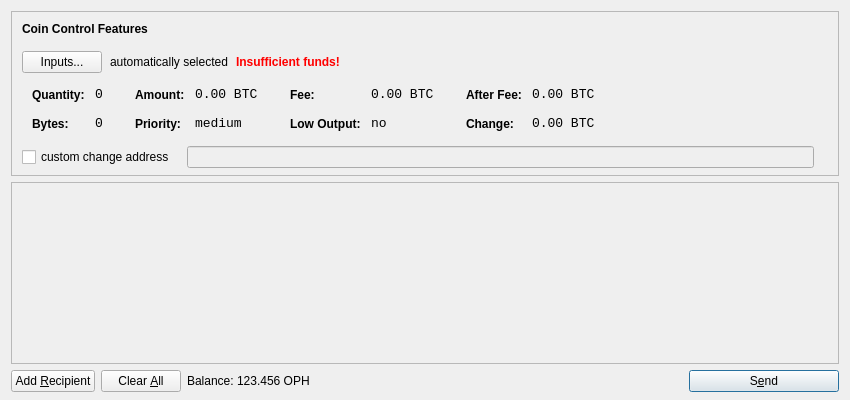
<?xml version="1.0" encoding="UTF-8"?>
<ui version="4.0">
 <class>SendCoinsDialog</class>
 <widget class="QDialog" name="SendCoinsDialog">
  <property name="geometry">
   <rect>
    <x>0</x>
    <y>0</y>
    <width>850</width>
    <height>400</height>
   </rect>
  </property>
  <property name="windowTitle">
   <string>Send Coins</string>
  </property>
  <layout class="QVBoxLayout" name="verticalLayout" stretch="0,1,0">
   <property name="bottomMargin">
    <number>8</number>
   </property>
   <item>
    <widget class="QFrame" name="frameCoinControl">
     <property name="sizePolicy">
      <sizepolicy hsizetype="Expanding" vsizetype="Expanding">
       <horstretch>0</horstretch>
       <verstretch>0</verstretch>
      </sizepolicy>
     </property>
     <property name="maximumSize">
      <size>
       <width>16777215</width>
       <height>16777215</height>
      </size>
     </property>
     <property name="frameShape">
      <enum>QFrame::StyledPanel</enum>
     </property>
     <property name="frameShadow">
      <enum>QFrame::Sunken</enum>
     </property>
     <layout class="QVBoxLayout" name="verticalLayoutCoinControl2">
      <property name="spacing">
       <number>-1</number>
      </property>
      <property name="leftMargin">
       <number>0</number>
      </property>
      <property name="topMargin">
       <number>0</number>
      </property>
      <property name="rightMargin">
       <number>0</number>
      </property>
      <property name="bottomMargin">
       <number>6</number>
      </property>
      <item>
       <layout class="QVBoxLayout" name="verticalLayoutCoinControl" stretch="0,0,0,0,1">
        <property name="spacing">
         <number>0</number>
        </property>
        <property name="leftMargin">
         <number>10</number>
        </property>
        <property name="topMargin">
         <number>10</number>
        </property>
        <item>
         <layout class="QHBoxLayout" name="horizontalLayoutCoinControl1">
          <property name="bottomMargin">
           <number>15</number>
          </property>
          <item>
           <widget class="QLabel" name="labelCoinControlFeatures">
            <property name="sizePolicy">
             <sizepolicy hsizetype="Preferred" vsizetype="Maximum">
              <horstretch>0</horstretch>
              <verstretch>0</verstretch>
             </sizepolicy>
            </property>
            <property name="font">
             <font>
              <weight>75</weight>
              <bold>true</bold>
             </font>
            </property>
            <property name="styleSheet">
             <string notr="true">font-weight:bold;</string>
            </property>
            <property name="text">
             <string>Coin Control Features</string>
            </property>
           </widget>
          </item>
         </layout>
        </item>
        <item>
         <layout class="QHBoxLayout" name="horizontalLayoutCoinControl2" stretch="0,0,0,0">
          <property name="spacing">
           <number>8</number>
          </property>
          <property name="bottomMargin">
           <number>10</number>
          </property>
          <item>
           <widget class="QPushButton" name="pushButtonCoinControl">
            <property name="styleSheet">
             <string notr="true"/>
            </property>
            <property name="text">
             <string>Inputs...</string>
            </property>
           </widget>
          </item>
          <item>
           <widget class="QLabel" name="labelCoinControlAutomaticallySelected">
            <property name="text">
             <string>automatically selected</string>
            </property>
            <property name="margin">
             <number>5</number>
            </property>
           </widget>
          </item>
          <item>
           <widget class="QLabel" name="labelCoinControlInsuffFunds">
            <property name="font">
             <font>
              <weight>75</weight>
              <bold>true</bold>
             </font>
            </property>
            <property name="styleSheet">
             <string notr="true">color:red;font-weight:bold;</string>
            </property>
            <property name="text">
             <string>Insufficient funds!</string>
            </property>
            <property name="margin">
             <number>5</number>
            </property>
           </widget>
          </item>
          <item>
           <spacer name="horizontalSpacerCoinControl">
            <property name="orientation">
             <enum>Qt::Horizontal</enum>
            </property>
            <property name="sizeHint" stdset="0">
             <size>
              <width>40</width>
              <height>1</height>
             </size>
            </property>
           </spacer>
          </item>
         </layout>
        </item>
        <item>
         <widget class="QWidget" name="widgetCoinControl" native="true">
          <property name="sizePolicy">
           <sizepolicy hsizetype="Preferred" vsizetype="Preferred">
            <horstretch>0</horstretch>
            <verstretch>0</verstretch>
           </sizepolicy>
          </property>
          <property name="minimumSize">
           <size>
            <width>0</width>
            <height>0</height>
           </size>
          </property>
          <property name="styleSheet">
           <string notr="true"/>
          </property>
          <layout class="QHBoxLayout" name="horizontalLayoutCoinControl5">
           <property name="margin">
            <number>0</number>
           </property>
           <item>
            <layout class="QHBoxLayout" name="horizontalLayoutCoinControl3" stretch="0,0,0,1">
             <property name="spacing">
              <number>20</number>
             </property>
             <property name="topMargin">
              <number>0</number>
             </property>
             <property name="bottomMargin">
              <number>10</number>
             </property>
             <item>
              <layout class="QFormLayout" name="formLayoutCoinControl1">
               <property name="horizontalSpacing">
                <number>10</number>
               </property>
               <property name="verticalSpacing">
                <number>14</number>
               </property>
               <property name="leftMargin">
                <number>10</number>
               </property>
               <property name="topMargin">
                <number>4</number>
               </property>
               <property name="rightMargin">
                <number>6</number>
               </property>
               <item row="0" column="0">
                <widget class="QLabel" name="labelCoinControlQuantityText">
                 <property name="styleSheet">
                  <string notr="true">font-weight:bold;</string>
                 </property>
                 <property name="text">
                  <string>Quantity:</string>
                 </property>
                 <property name="margin">
                  <number>0</number>
                 </property>
                </widget>
               </item>
               <item row="0" column="1">
                <widget class="QLabel" name="labelCoinControlQuantity">
                 <property name="font">
                  <font>
                   <family>Monospace</family>
                   <pointsize>10</pointsize>
                  </font>
                 </property>
                 <property name="cursor">
                  <cursorShape>IBeamCursor</cursorShape>
                 </property>
                 <property name="contextMenuPolicy">
                  <enum>Qt::ActionsContextMenu</enum>
                 </property>
                 <property name="text">
                  <string notr="true">0</string>
                 </property>
                 <property name="margin">
                  <number>0</number>
                 </property>
                 <property name="textInteractionFlags">
                  <set>Qt::LinksAccessibleByMouse|Qt::TextSelectableByKeyboard|Qt::TextSelectableByMouse</set>
                 </property>
                </widget>
               </item>
               <item row="1" column="0">
                <widget class="QLabel" name="labelCoinControlBytesText">
                 <property name="styleSheet">
                  <string notr="true">font-weight:bold;</string>
                 </property>
                 <property name="text">
                  <string>Bytes:</string>
                 </property>
                </widget>
               </item>
               <item row="1" column="1">
                <widget class="QLabel" name="labelCoinControlBytes">
                 <property name="font">
                  <font>
                   <family>Monospace</family>
                   <pointsize>10</pointsize>
                  </font>
                 </property>
                 <property name="cursor">
                  <cursorShape>IBeamCursor</cursorShape>
                 </property>
                 <property name="contextMenuPolicy">
                  <enum>Qt::ActionsContextMenu</enum>
                 </property>
                 <property name="text">
                  <string notr="true">0</string>
                 </property>
                 <property name="textInteractionFlags">
                  <set>Qt::LinksAccessibleByMouse|Qt::TextSelectableByKeyboard|Qt::TextSelectableByMouse</set>
                 </property>
                </widget>
               </item>
              </layout>
             </item>
             <item>
              <layout class="QFormLayout" name="formLayoutCoinControl2">
               <property name="horizontalSpacing">
                <number>10</number>
               </property>
               <property name="verticalSpacing">
                <number>14</number>
               </property>
               <property name="leftMargin">
                <number>6</number>
               </property>
               <property name="topMargin">
                <number>4</number>
               </property>
               <property name="rightMargin">
                <number>6</number>
               </property>
               <item row="0" column="0">
                <widget class="QLabel" name="labelCoinControlAmountText">
                 <property name="styleSheet">
                  <string notr="true">font-weight:bold;</string>
                 </property>
                 <property name="text">
                  <string>Amount:</string>
                 </property>
                 <property name="margin">
                  <number>0</number>
                 </property>
                </widget>
               </item>
               <item row="0" column="1">
                <widget class="QLabel" name="labelCoinControlAmount">
                 <property name="font">
                  <font>
                   <family>Monospace</family>
                   <pointsize>10</pointsize>
                  </font>
                 </property>
                 <property name="cursor">
                  <cursorShape>IBeamCursor</cursorShape>
                 </property>
                 <property name="contextMenuPolicy">
                  <enum>Qt::ActionsContextMenu</enum>
                 </property>
                 <property name="text">
                  <string notr="true">0.00 BTC</string>
                 </property>
                 <property name="textInteractionFlags">
                  <set>Qt::LinksAccessibleByMouse|Qt::TextSelectableByKeyboard|Qt::TextSelectableByMouse</set>
                 </property>
                </widget>
               </item>
               <item row="1" column="0">
                <widget class="QLabel" name="labelCoinControlPriorityText">
                 <property name="styleSheet">
                  <string notr="true">font-weight:bold;</string>
                 </property>
                 <property name="text">
                  <string>Priority:</string>
                 </property>
                </widget>
               </item>
               <item row="1" column="1">
                <widget class="QLabel" name="labelCoinControlPriority">
                 <property name="font">
                  <font>
                   <family>Monospace</family>
                   <pointsize>10</pointsize>
                  </font>
                 </property>
                 <property name="cursor">
                  <cursorShape>IBeamCursor</cursorShape>
                 </property>
                 <property name="contextMenuPolicy">
                  <enum>Qt::ActionsContextMenu</enum>
                 </property>
                 <property name="text">
                  <string>medium</string>
                 </property>
                 <property name="textInteractionFlags">
                  <set>Qt::LinksAccessibleByMouse|Qt::TextSelectableByKeyboard|Qt::TextSelectableByMouse</set>
                 </property>
                </widget>
               </item>
              </layout>
             </item>
             <item>
              <layout class="QFormLayout" name="formLayoutCoinControl3">
               <property name="horizontalSpacing">
                <number>10</number>
               </property>
               <property name="verticalSpacing">
                <number>14</number>
               </property>
               <property name="leftMargin">
                <number>6</number>
               </property>
               <property name="topMargin">
                <number>4</number>
               </property>
               <property name="rightMargin">
                <number>6</number>
               </property>
               <item row="0" column="0">
                <widget class="QLabel" name="labelCoinControlFeeText">
                 <property name="styleSheet">
                  <string notr="true">font-weight:bold;</string>
                 </property>
                 <property name="text">
                  <string>Fee:</string>
                 </property>
                 <property name="margin">
                  <number>0</number>
                 </property>
                </widget>
               </item>
               <item row="0" column="1">
                <widget class="QLabel" name="labelCoinControlFee">
                 <property name="font">
                  <font>
                   <family>Monospace</family>
                   <pointsize>10</pointsize>
                  </font>
                 </property>
                 <property name="cursor">
                  <cursorShape>IBeamCursor</cursorShape>
                 </property>
                 <property name="contextMenuPolicy">
                  <enum>Qt::ActionsContextMenu</enum>
                 </property>
                 <property name="text">
                  <string notr="true">0.00 BTC</string>
                 </property>
                 <property name="textInteractionFlags">
                  <set>Qt::LinksAccessibleByMouse|Qt::TextSelectableByKeyboard|Qt::TextSelectableByMouse</set>
                 </property>
                </widget>
               </item>
               <item row="1" column="0">
                <widget class="QLabel" name="labelCoinControlLowOutputText">
                 <property name="styleSheet">
                  <string notr="true">font-weight:bold;</string>
                 </property>
                 <property name="text">
                  <string>Low Output:</string>
                 </property>
                </widget>
               </item>
               <item row="1" column="1">
                <widget class="QLabel" name="labelCoinControlLowOutput">
                 <property name="font">
                  <font>
                   <family>Monospace</family>
                   <pointsize>10</pointsize>
                  </font>
                 </property>
                 <property name="cursor">
                  <cursorShape>IBeamCursor</cursorShape>
                 </property>
                 <property name="contextMenuPolicy">
                  <enum>Qt::ActionsContextMenu</enum>
                 </property>
                 <property name="text">
                  <string>no</string>
                 </property>
                 <property name="textInteractionFlags">
                  <set>Qt::LinksAccessibleByMouse|Qt::TextSelectableByKeyboard|Qt::TextSelectableByMouse</set>
                 </property>
                </widget>
               </item>
              </layout>
             </item>
             <item>
              <layout class="QFormLayout" name="formLayoutCoinControl4">
               <property name="horizontalSpacing">
                <number>10</number>
               </property>
               <property name="verticalSpacing">
                <number>14</number>
               </property>
               <property name="leftMargin">
                <number>6</number>
               </property>
               <property name="topMargin">
                <number>4</number>
               </property>
               <property name="rightMargin">
                <number>6</number>
               </property>
               <item row="0" column="0">
                <widget class="QLabel" name="labelCoinControlAfterFeeText">
                 <property name="styleSheet">
                  <string notr="true">font-weight:bold;</string>
                 </property>
                 <property name="text">
                  <string>After Fee:</string>
                 </property>
                 <property name="margin">
                  <number>0</number>
                 </property>
                </widget>
               </item>
               <item row="0" column="1">
                <widget class="QLabel" name="labelCoinControlAfterFee">
                 <property name="font">
                  <font>
                   <family>Monospace</family>
                   <pointsize>10</pointsize>
                  </font>
                 </property>
                 <property name="cursor">
                  <cursorShape>IBeamCursor</cursorShape>
                 </property>
                 <property name="contextMenuPolicy">
                  <enum>Qt::ActionsContextMenu</enum>
                 </property>
                 <property name="text">
                  <string notr="true">0.00 BTC</string>
                 </property>
                 <property name="textInteractionFlags">
                  <set>Qt::LinksAccessibleByMouse|Qt::TextSelectableByKeyboard|Qt::TextSelectableByMouse</set>
                 </property>
                </widget>
               </item>
               <item row="1" column="0">
                <widget class="QLabel" name="labelCoinControlChangeText">
                 <property name="styleSheet">
                  <string notr="true">font-weight:bold;</string>
                 </property>
                 <property name="text">
                  <string>Change:</string>
                 </property>
                </widget>
               </item>
               <item row="1" column="1">
                <widget class="QLabel" name="labelCoinControlChange">
                 <property name="font">
                  <font>
                   <family>Monospace</family>
                   <pointsize>10</pointsize>
                  </font>
                 </property>
                 <property name="cursor">
                  <cursorShape>IBeamCursor</cursorShape>
                 </property>
                 <property name="contextMenuPolicy">
                  <enum>Qt::ActionsContextMenu</enum>
                 </property>
                 <property name="text">
                  <string notr="true">0.00 BTC</string>
                 </property>
                 <property name="textInteractionFlags">
                  <set>Qt::LinksAccessibleByMouse|Qt::TextSelectableByKeyboard|Qt::TextSelectableByMouse</set>
                 </property>
                </widget>
               </item>
              </layout>
             </item>
            </layout>
           </item>
          </layout>
         </widget>
        </item>
        <item>
         <layout class="QHBoxLayout" name="horizontalLayoutCoinControl4" stretch="0,0,0">
          <property name="spacing">
           <number>12</number>
          </property>
          <property name="sizeConstraint">
           <enum>QLayout::SetDefaultConstraint</enum>
          </property>
          <property name="topMargin">
           <number>5</number>
          </property>
          <property name="rightMargin">
           <number>5</number>
          </property>
          <item>
           <widget class="QCheckBox" name="checkBoxCoinControlChange">
            <property name="text">
             <string>custom change address</string>
            </property>
           </widget>
          </item>
          <item>
           <widget class="QLineEdit" name="lineEditCoinControlChange">
            <property name="enabled">
             <bool>false</bool>
            </property>
            <property name="sizePolicy">
             <sizepolicy hsizetype="Expanding" vsizetype="Fixed">
              <horstretch>0</horstretch>
              <verstretch>0</verstretch>
             </sizepolicy>
            </property>
           </widget>
          </item>
          <item>
           <widget class="QLabel" name="labelCoinControlChangeLabel">
            <property name="sizePolicy">
             <sizepolicy hsizetype="Preferred" vsizetype="Expanding">
              <horstretch>0</horstretch>
              <verstretch>0</verstretch>
             </sizepolicy>
            </property>
            <property name="minimumSize">
             <size>
              <width>0</width>
              <height>0</height>
             </size>
            </property>
            <property name="text">
             <string/>
            </property>
            <property name="margin">
             <number>3</number>
            </property>
           </widget>
          </item>
         </layout>
        </item>
        <item>
         <spacer name="verticalSpacerCoinControl">
          <property name="orientation">
           <enum>Qt::Vertical</enum>
          </property>
          <property name="sizeHint" stdset="0">
           <size>
            <width>800</width>
            <height>1</height>
           </size>
          </property>
         </spacer>
        </item>
       </layout>
      </item>
     </layout>
    </widget>
   </item>
   <item>
    <widget class="QScrollArea" name="scrollArea">
     <property name="widgetResizable">
      <bool>true</bool>
     </property>
     <widget class="QWidget" name="scrollAreaWidgetContents">
      <property name="geometry">
       <rect>
        <x>0</x>
        <y>0</y>
        <width>830</width>
        <height>165</height>
       </rect>
      </property>
      <layout class="QVBoxLayout" name="verticalLayout_2">
       <property name="margin">
        <number>0</number>
       </property>
       <item>
        <layout class="QVBoxLayout" name="entries">
         <property name="spacing">
          <number>6</number>
         </property>
        </layout>
       </item>
       <item>
        <spacer name="verticalSpacer">
         <property name="orientation">
          <enum>Qt::Vertical</enum>
         </property>
         <property name="sizeHint" stdset="0">
          <size>
           <width>20</width>
           <height>40</height>
          </size>
         </property>
        </spacer>
       </item>
      </layout>
     </widget>
    </widget>
   </item>
   <item>
    <layout class="QHBoxLayout" name="horizontalLayout">
     <item>
      <widget class="QPushButton" name="addButton">
       <property name="toolTip">
        <string>Send to multiple recipients at once</string>
       </property>
       <property name="text">
        <string>Add &amp;Recipient</string>
       </property>
       <property name="icon">
        <iconset resource="../bitcoin.qrc">
         <normaloff>:/icons/add</normaloff>:/icons/add</iconset>
       </property>
       <property name="autoDefault">
        <bool>false</bool>
       </property>
      </widget>
     </item>
     <item>
      <widget class="QPushButton" name="clearButton">
       <property name="sizePolicy">
        <sizepolicy hsizetype="Minimum" vsizetype="Fixed">
         <horstretch>0</horstretch>
         <verstretch>0</verstretch>
        </sizepolicy>
       </property>
       <property name="toolTip">
        <string>Remove all transaction fields</string>
       </property>
       <property name="text">
        <string>Clear &amp;All</string>
       </property>
       <property name="icon">
        <iconset resource="../bitcoin.qrc">
         <normaloff>:/icons/remove</normaloff>:/icons/remove</iconset>
       </property>
       <property name="autoRepeatDelay">
        <number>300</number>
       </property>
       <property name="autoDefault">
        <bool>false</bool>
       </property>
      </widget>
     </item>
     <item>
      <layout class="QHBoxLayout" name="horizontalLayout_2">
       <property name="spacing">
        <number>3</number>
       </property>
       <item>
        <widget class="QLabel" name="label">
         <property name="text">
          <string>Balance:</string>
         </property>
        </widget>
       </item>
       <item>
        <widget class="QLabel" name="labelBalance">
         <property name="cursor">
          <cursorShape>IBeamCursor</cursorShape>
         </property>
         <property name="text">
          <string>123.456 OPH</string>
         </property>
         <property name="textInteractionFlags">
          <set>Qt::LinksAccessibleByMouse|Qt::TextSelectableByKeyboard|Qt::TextSelectableByMouse</set>
         </property>
        </widget>
       </item>
      </layout>
     </item>
     <item>
      <spacer name="horizontalSpacer">
       <property name="orientation">
        <enum>Qt::Horizontal</enum>
       </property>
       <property name="sizeHint" stdset="0">
        <size>
         <width>40</width>
         <height>20</height>
        </size>
       </property>
      </spacer>
     </item>
     <item>
      <widget class="QPushButton" name="sendButton">
       <property name="minimumSize">
        <size>
         <width>150</width>
         <height>0</height>
        </size>
       </property>
       <property name="toolTip">
        <string>Confirm the send action</string>
       </property>
       <property name="text">
        <string>S&amp;end</string>
       </property>
       <property name="icon">
        <iconset resource="../bitcoin.qrc">
         <normaloff>:/icons/send</normaloff>:/icons/send</iconset>
       </property>
       <property name="default">
        <bool>true</bool>
       </property>
      </widget>
     </item>
    </layout>
   </item>
  </layout>
 </widget>
 <resources>
  <include location="../bitcoin.qrc"/>
 </resources>
 <connections/>
</ui>
